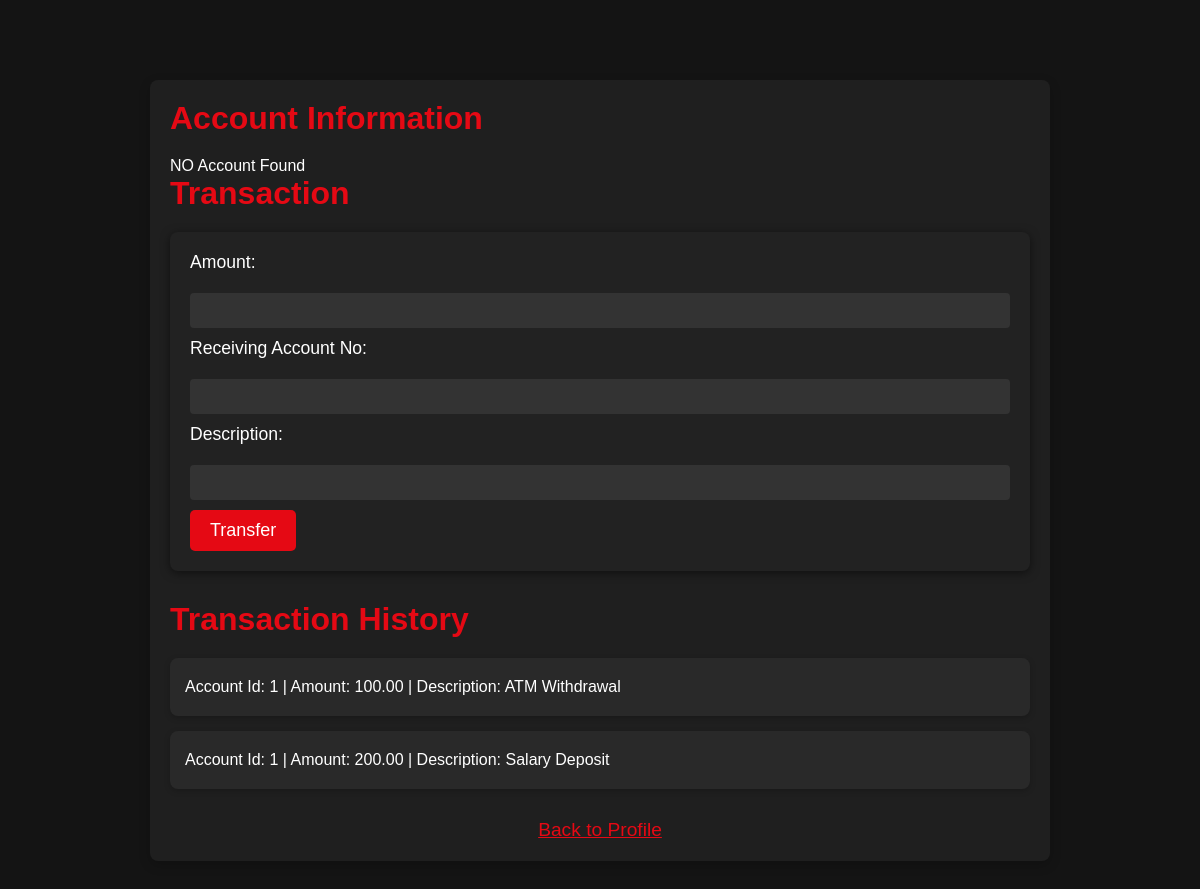
The page /transaction.php?ano=CHK123456789 on the database its author committed.
### tables this page shows
CREATE TABLE `transactions` (
  `transaction_id` int(11) NOT NULL,
  `account_id` int(11) DEFAULT NULL,
  `from_account_id` int(11) DEFAULT NULL,
  `to_account_id` int(11) DEFAULT NULL,
  `transaction_type` enum('debit','credit','transfer') NOT NULL,
  `amount` decimal(15,2) NOT NULL,
  `transaction_date` timestamp NOT NULL DEFAULT current_timestamp(),
  `description` varchar(255) DEFAULT NULL,
  `balance_before` decimal(15,2) DEFAULT NULL,
  `balance_after` decimal(15,2) DEFAULT NULL,
  `transfer_reference_id` varchar(50) DEFAULT NULL
);

### transaction.php (the view, shortened to what this page needs)
<?php
    include "db.php";
    $ano="";
    if(isset($_GET["ano"]))
        $ano=$_GET["ano"];
    elseif(isset($_POST["ano"]))
        $ano=$_POST["ano"];
    $cid="";
    $sql="select * from accounts where account_number='$ano'";
    $result=$db->query($sql);
    $row=$result->fetch_assoc();
    $aid1=$row["account_id"];
    $aid=$aid1;
?>
<html>
<head>
    <link rel="stylesheet" href="stylefortransaction.css">
</head>
<body>
    <div class="container">
        <h2>Account Information</h2>
        <?php
            $sql="select * from accounts where customer_id='$cid'";
            $accounts=$db->query($sql);
            if($accounts->num_rows>0){
                while($row=$accounts->fetch_assoc()){
                    echo "<p>Account No: ".$row['account_number']." | Account Type: ".$row['account_type']." | Balance: ".$row['balance']."</p>";
                }
            } else {
                echo "<p>NO Account Found</p>";
            }
        ?>
        <h2>Transaction</h2>
        <form action="/transaction.php" method="post">
            <label for="amount">Amount:</label>
            <input type="number" name="amount" required>
            <label for="to_account_no">Receiving Account No:</label>
            <input type="text" name="to_account_no" required>
            <label for="description">Description:</label>
            <input type="text" name="description" required>
            <input type="submit" name="transfer" value="Transfer">
        </form>
        <div class="transaction-history">
            <h2>Transaction History</h2>
            <?php
                $sql = "select * from transactions where account_id='$aid'";
                $result=$db->query($sql);
                while($row=$result->fetch_assoc()){
                    echo '<div class="transaction-item">';
                    if($row['transaction_type']=="transfer")
                        echo "<p>Account Id: ".$row['account_id']." | To Account Id: ".$row['to_account_id']." | Amount: ".$row['amount']." | Description: ".$row['description']."</p>";
                    else
                        echo "<p>Account Id: ".$row['account_id']." | Amount: ".$row['amount']." | Description: ".$row['description']."</p>";
                    echo '</div>';
                }
            ?>
        </div>
        <div class="back-link">
            <a href="profile.php?cid=<?php echo $cid ?>">Back to Profile</a>
        </div>
    </div>
</body>
</html>

### stylefortransaction.css (style rules this page uses)
* { margin: 0; padding: 0; box-sizing: border-box; }
body { font-family: 'Arial', sans-serif; background-color: #141414; color: #fff; margin: 0; padding: 0; }
a { text-decoration: none; color: #e50914; }
button, input[type="submit"] { cursor: pointer; background-color: #e50914; color: #fff; padding: 10px 20px; border-radius: 5px; font-size: 18px; border: none; transition: background-color 0.3s ease; }
.container { max-width: 900px; margin: 80px auto; padding: 20px; background-color: #1f1f1f; border-radius: 8px; box-shadow: 0 4px 12px rgba(0, 0, 0, 0.2); }
h2 { font-size: 2rem; color: #e50914; margin-bottom: 20px; }
form { background-color: #222; padding: 20px; border-radius: 8px; box-shadow: 0 2px 10px rgba(0, 0, 0, 0.5); }
input[type="text"], input[type="number"], input[type="password"] { width: 100%; padding: 10px; margin: 10px 0; background-color: #333; color: #fff; border: none; border-radius: 4px; }
label { font-size: 1.1rem; margin-bottom: 10px; display: block; }
.transaction-history { margin-top: 30px; }
.transaction-item { background-color: #292929; padding: 15px; margin-bottom: 15px; border-radius: 8px; box-shadow: 0 2px 6px rgba(0, 0, 0, 0.2); }
.transaction-item p { margin: 5px 0; }
.back-link { display: block; margin-top: 30px; text-align: center; }
.back-link a { color: #e50914; font-size: 1.2rem; text-decoration: underline; }

### rows shown on the page
transactions: account "1", amount "100.00", description "ATM Withdrawal"
transactions: account "1", amount "200.00", description "Salary Deposit"
